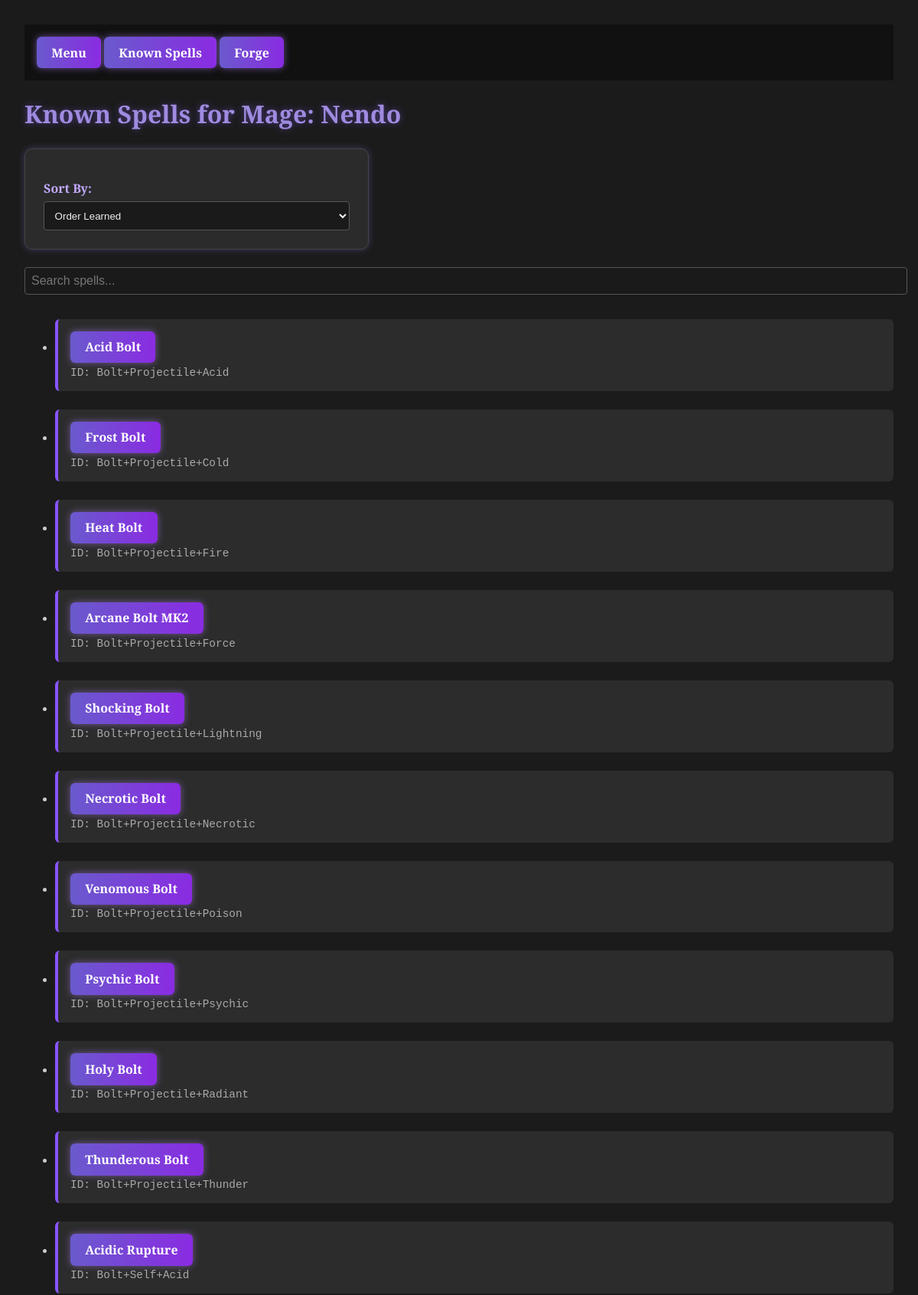
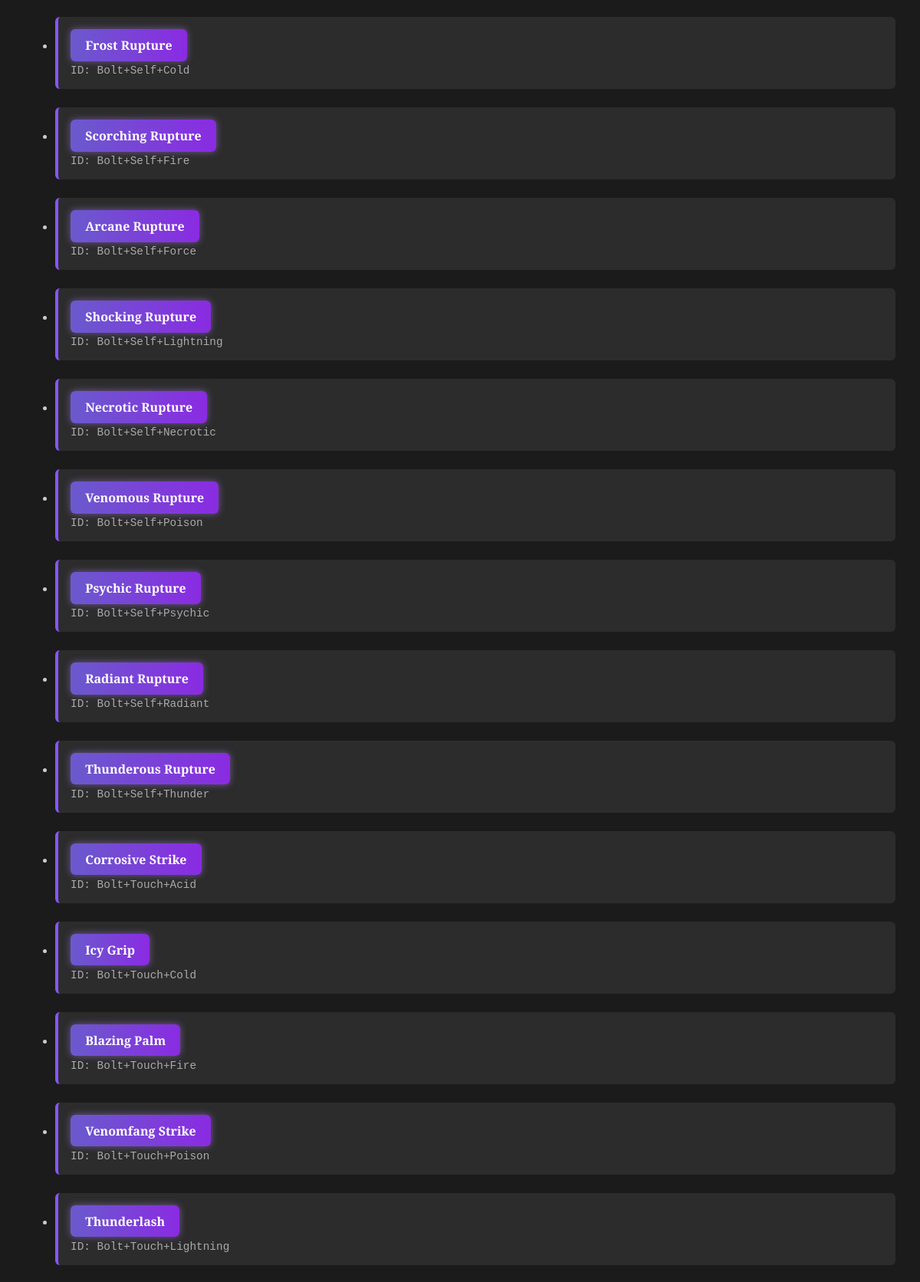
The app's page /known/Nendo (upper part) with its own data (2 pictures, top to bottom).
### tables this page shows
CREATE TABLE spell (
	id VARCHAR NOT NULL, 
	name VARCHAR NOT NULL, 
	school VARCHAR, 
	casting_time VARCHAR, 
	spell_range VARCHAR, 
	duration VARCHAR, 
	description TEXT, 
	higher_levels TEXT, 
	PRIMARY KEY (id)
);

### app.py (the view)
@app.route("/known/<mage_id>")
def known_spells(mage_id):
    sort = request.args.get("sort", "learned")  # default to order learned
    conn = get_db_connection()
    if mage_id == "Nendo":
        query = "SELECT * FROM spell"
        params = ()
    else:
        query = "SELECT * FROM spell WHERE id IN (SELECT spell_id FROM known_spells WHERE mage_id = ?)"
        params = (mage_id,)
    if sort == "alpha":
        query += " ORDER BY name COLLATE NOCASE"
    elif sort == "core":
        query += " ORDER BY id COLLATE NOCASE"
    spells = conn.execute(query, params).fetchall()
    conn.close()
    return render_template("known_spells.html", spells=spells, mage_id=mage_id, current_sort=sort)

### app.py (called while the page is built)
def get_db_connection():
    import os
    DB_PATH = os.getenv("SPELLFORGE_DB", "spells.db")
    conn = sqlite3.connect(DB_PATH)
    conn.row_factory = sqlite3.Row
    return conn

### templates/known_spells.html (shortened to what this page needs)
<!DOCTYPE html>
<html>
<head>
    <link rel="stylesheet" href="{{ url_for('static', filename='style.css') }}">
</head>
<body>
    {% include 'navbar.html' %}
    <h1>Known Spells for Mage: {{ mage_id }}</h1>
    <form method="get" style="margin-bottom: 1rem;">
        <label for="sort">Sort By:</label>
        <select name="sort" id="sort" onchange="this.form.submit()">
            <option value="learned" {% if current_sort == 'learned' %}selected{% endif %}>Order Learned</option>
        </select>
    </form>
    <input type="text" id="searchInput" onkeyup="filterSpells()" placeholder="Search spells..." style="margin-bottom: 1rem; width: 100%; padding: 0.5rem; font-size: 1rem;">
    <ul id="spellList">
        {% for spell in spells %}
            <li style="margin-bottom: 1.5rem;">
                <a href="{{ url_for('spell_detail', spell_id=spell['id']) }}" class="spell-button">
                    {{ spell["name"] }}
                </a><br>
                <small class="spell-id">ID: {{ spell["id"] }}</small>
            </li>
        {% endfor %}
    </ul>
</body>
</html>

### static/style.css (style rules this page uses)
body { font-family: 'Cinzel', serif; background-color: #1b1b1b; background-image: url("https://www.transparenttextures.com/patterns/dark-denim.png"); color: #ccc; margin: 0; padding: 2rem; }
h1, h2 { color: #9f8be0; text-shadow: 0 0 8px #4e3d82; margin-bottom: 1rem; }
form { background: #2b2b2b; border: 1px solid #444; border-radius: 10px; padding: 1.5rem; max-width: 400px; box-shadow: 0 0 10px rgba(158, 129, 255, 0.3); margin-top: 1.5rem; }
label { display: block; color: #c3aaff; margin-top: 1rem; font-weight: bold; }
input[type="text"], input[type="password"], select { width: 100%; padding: 0.6rem; margin-top: 0.4rem; background-color: #1a1a1a; color: #f0f0f0; border: 1px solid #555; border-radius: 4px; }
li { background-color: #2c2c2c; border-left: 4px solid #8855ff; padding: 1rem; border-radius: 6px; margin-bottom: 1rem; }
a { color: #9f8be0; text-decoration: none; font-weight: bold; }
.spell-button { display: inline-block; padding: 0.6rem 1.2rem; background: linear-gradient(to right, #6a5acd, #8a2be2); color: #fff; border: none; border-radius: 6px; font-size: 1rem; font-weight: bold; text-decoration: none; box-shadow: 0 0 10px rgba(186, 134, 255, 0.5); transition: all 0.25s ease-in-out; }
.spell-id { font-family: monospace; font-size: 0.9rem; color: #aaa; margin-top: 0.3rem; display: inline-block; }

### records on screen
spell: name "Acid Bolt", id "Bolt+Projectile+Acid"
spell: name "Frost Bolt", id "Bolt+Projectile+Cold"
spell: name "Heat Bolt", id "Bolt+Projectile+Fire"
spell: name "Arcane Bolt MK2", id "Bolt+Projectile+Force"
spell: name "Shocking Bolt", id "Bolt+Projectile+Lightning"
spell: name "Necrotic Bolt", id "Bolt+Projectile+Necrotic"
spell: name "Venomous Bolt", id "Bolt+Projectile+Poison"
spell: name "Psychic Bolt", id "Bolt+Projectile+Psychic"
spell: name "Holy Bolt", id "Bolt+Projectile+Radiant"
spell: name "Thunderous Bolt", id "Bolt+Projectile+Thunder"
spell: name "Acidic Rupture", id "Bolt+Self+Acid"
spell: name "Frost Rupture", id "Bolt+Self+Cold"
spell: name "Scorching Rupture", id "Bolt+Self+Fire"
spell: name "Arcane Rupture", id "Bolt+Self+Force"
spell: name "Shocking Rupture", id "Bolt+Self+Lightning"
spell: name "Necrotic Rupture", id "Bolt+Self+Necrotic"
spell: name "Venomous Rupture", id "Bolt+Self+Poison"
spell: name "Psychic Rupture", id "Bolt+Self+Psychic"
spell: name "Radiant Rupture", id "Bolt+Self+Radiant"
spell: name "Thunderous Rupture", id "Bolt+Self+Thunder"
spell: name "Corrosive Strike", id "Bolt+Touch+Acid"
spell: name "Icy Grip", id "Bolt+Touch+Cold"
spell: name "Blazing Palm", id "Bolt+Touch+Fire"
spell: name "Venomfang Strike", id "Bolt+Touch+Poison"
spell: name "Thunderlash", id "Bolt+Touch+Lightning"

### other values on screen
{{ mage_id }} "Nendo"
